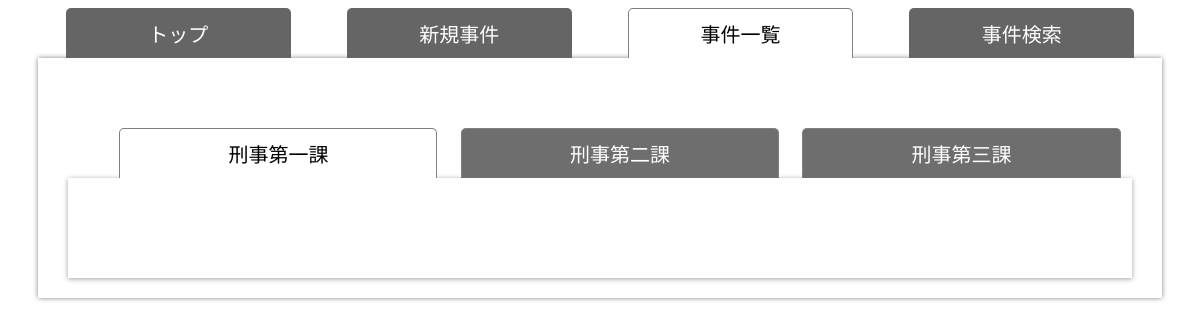
/crime_read.php, run on an earlier commit of the app's database.
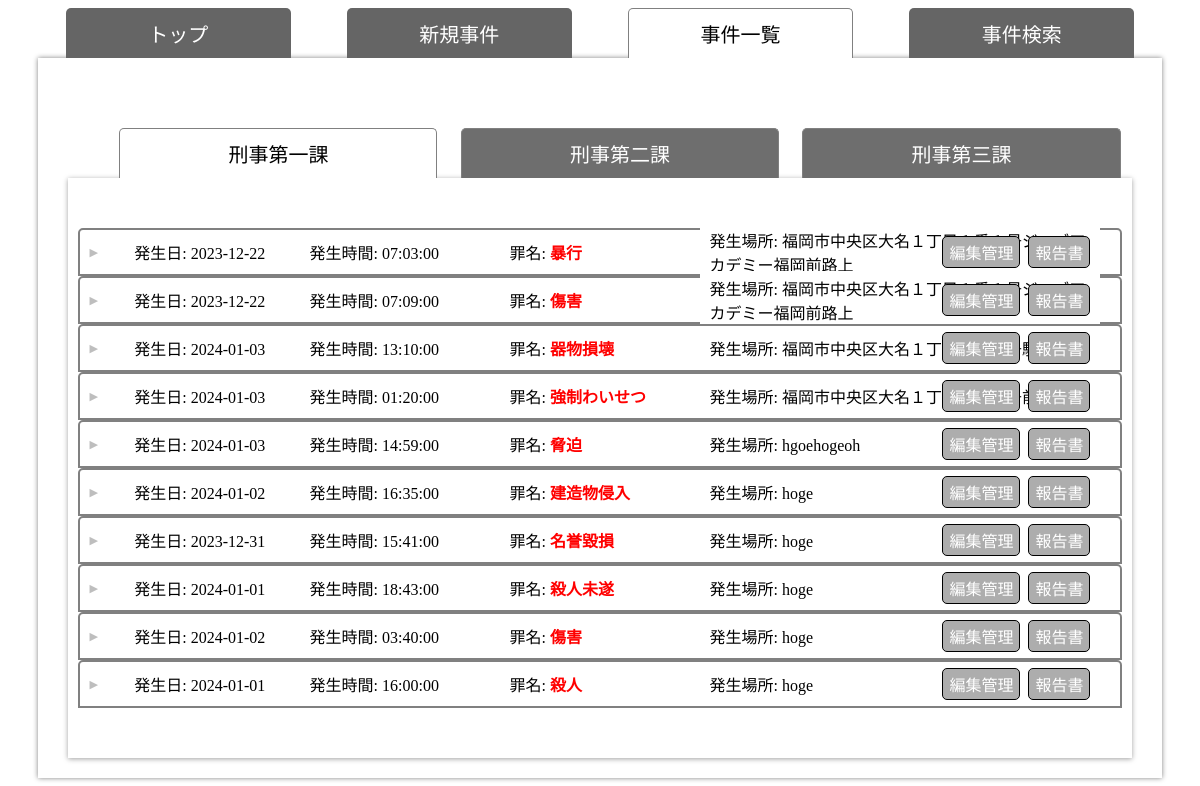
And on a later commit of the database.
### tables this page shows
CREATE TABLE `about_fact` (
  `id` int(11) NOT NULL,
  `fact` varchar(128) NOT NULL,
  `crime_name` varchar(128) NOT NULL,
  `section` int(3) NOT NULL,
  `crime_date` date NOT NULL,
  `crime_time` time NOT NULL,
  `crime_place` varchar(128) NOT NULL,
  `suspect_honseki` varchar(30) NOT NULL,
  `suspect_address` varchar(30) NOT NULL,
  `suspect_work` varchar(20) NOT NULL,
  `suspect_name` varchar(30) NOT NULL,
  `suspect_birthday` varchar(20) NOT NULL,
  `victim_address` varchar(30) NOT NULL,
  `victim_work` varchar(10) NOT NULL,
  `victim_name` varchar(20) NOT NULL,
  `victim_birthday` varchar(20) NOT NULL,
  `created_at` datetime NOT NULL,
  `updated_at` datetime NOT NULL
);

### crime_read.php (the view, shortened to what this page needs)
<?php
$pdo = connect_to_db();
$sql = 'SELECT * FROM about_fact';
$stmt = $pdo->prepare($sql);
try {
  $status = $stmt->execute();
} catch (PDOException $e) {
  echo json_encode(["sql error" => "{$e->getMessage()}"]);
  exit();
}
$result = $stmt->fetchAll(PDO::FETCH_ASSOC);
$section1Arr = [];
$section2Arr = [];
$section3Arr = [];
foreach($result as $item) {
  if($item["section"] == 1) {
    array_push($section1Arr, $item);
  } else if ($item["section"] == 2) {
    array_push($section2Arr, $item);
  } else {
    array_push($section3Arr, $item);
  }
}
; ?>
<!DOCTYPE html>
<html lang="en">
<head>
    <link rel="stylesheet" href="./read.css">
</head>
<body>
    <div class="inner">
      <header class="header">
              <button class="header_button">
                  <a href="index.php">トップ</a>
              </button>
              <button class="header_button">
                  <a href="crime_input.php">新規事件</a>
              </button>
              <button class="header_button active">
                  <a href="crime_read.php">事件一覧</a>
              </button>
              <button class="header_button">
                  <a href="crime_input.php">事件検索</a>
              </button>
      </header>
      <div class="main_content">
        <section class="main_genre">
          <div class="main_genre_container">
            <ul class="main_genre_list">
              <li class="main_genre_item active" value="1">刑事第一課</li>
              <li class="main_genre_item" value="2">刑事第二課</li>
              <li class="main_genre_item" value="3">刑事第三課</li>
            </ul>
          </div>
        </section>
        <section class="title_section">
          <div class="title_wrapper">
            <ul class="title_list">
              <div class="title_content_item active">
                  <?php foreach($section1Arr as $item1) : ?>
                  <li class="title_item">
                    <p>発生日: <?= $item1["crime_date"] ?></p>
                    <p class="crime_time">発生時間: <?= $item1["crime_time"] ?></p>
                    <p class="crime_name">罪名: <span class="crime_name_1"><?= $item1["crime_name"] ?></span></p>
                    <p class="crime_place">発生場所: <?= $item1["crime_place"] ?></p>
                    <a href='crime_edit.php?id=<?= $item1["id"]?>' class="edit_button">編集管理</a>
                    <a href="crime_paper.php?id=<?= $item1["id"]?>" class="paper_button">報告書</a>
                  </li>
                  <?php endforeach; ?>
                </div>
            </ul>
          </div>
        </section>
    </div>
</body>
</html>

What changed in the data, as far as the page shows it:
now on this page (row edited): about_fact: crime_date "2023-12-22", crime_time "07:03:00", crime_name "暴行", crime_place "福岡市中央区大名１丁目１番１号ジーズアカデミー福岡前路上"
now on this page (row edited): about_fact: crime_date "2023-12-22", crime_time "07:09:00", crime_name "傷害", crime_place "福岡市中央区大名１丁目１番１号ジーズアカデミー福岡前路上"
added about_fact: crime_date "2024-01-03", crime_time "13:10:00", crime_name "器物損壊", crime_place "福岡市中央区大名１丁目１番１号駐車場"
added about_fact: crime_date "2024-01-03", crime_time "01:20:00", crime_name "強制わいせつ", crime_place "福岡市中央区大名１丁目１番１号前路上"
added about_fact: crime_date "2024-01-03", crime_time "14:59:00", crime_name "脅迫", crime_place "hgoehogeoh"
added about_fact: crime_date "2024-01-02", crime_time "16:35:00", crime_name "建造物侵入", crime_place "hoge"
added about_fact: crime_date "2023-12-31", crime_time "15:41:00", crime_name "名誉毀損", crime_place "hoge"
added about_fact: crime_date "2024-01-01", crime_time "18:43:00", crime_name "殺人未遂", crime_place "hoge"
added about_fact: crime_date "2024-01-02", crime_time "03:40:00", crime_name "傷害", crime_place "hoge"
added about_fact: crime_date "2024-01-01", crime_time "16:00:00", crime_name "殺人", crime_place "hoge"
